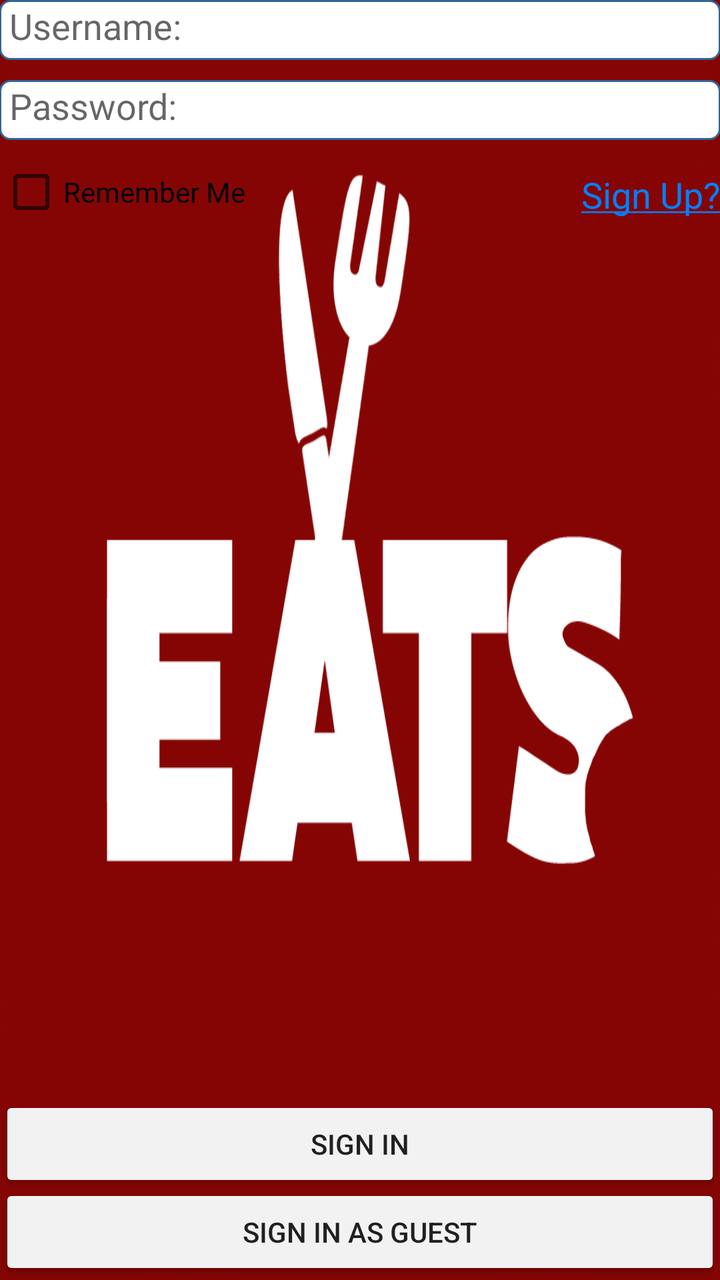
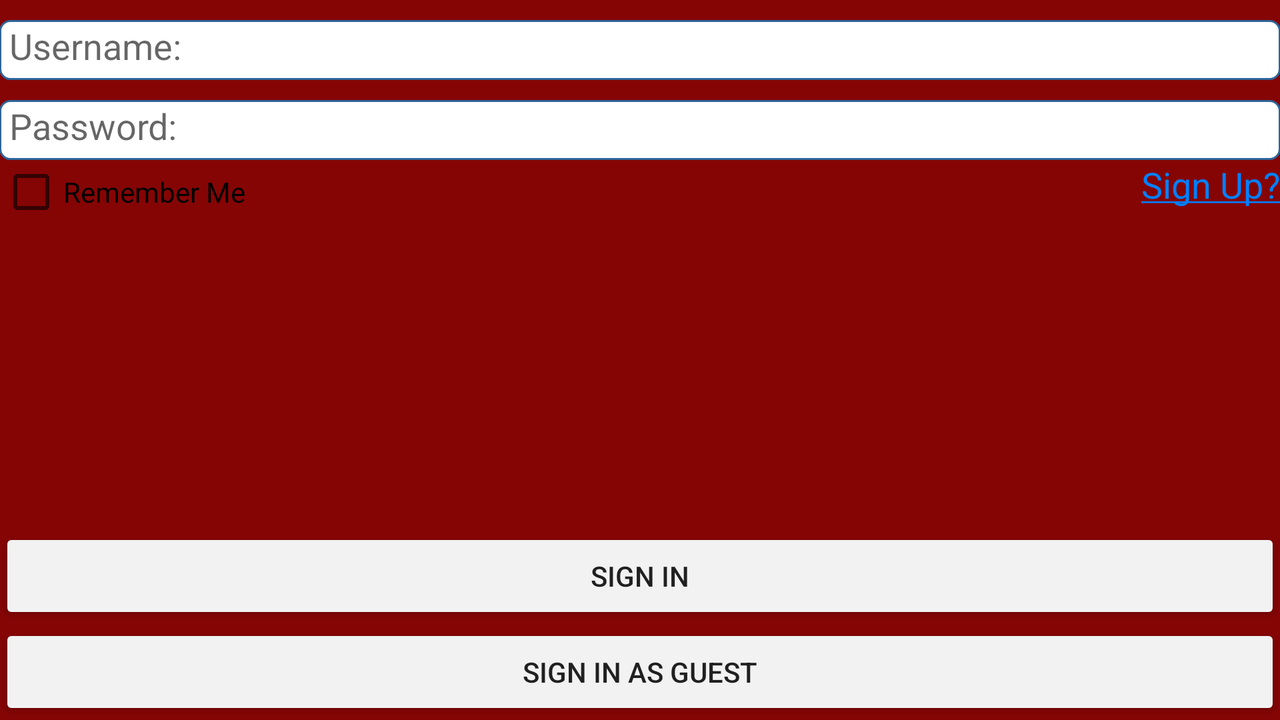

An Android layout and its configuration variant, each rendered on a device that would load it. The default file and the variant file are quoted in full after the pictures.
<!-- AndroidManifest.xml: application theme AppTheme -->
<!-- res/layout/activity_sign_in.xml -->
<RelativeLayout xmlns:android="http://schemas.android.com/apk/res/android"
    xmlns:tools="http://schemas.android.com/tools"
    android:background="@mipmap/ic_launcher"
    android:layout_width="match_parent"
    android:layout_height="match_parent"
    android:paddingLeft="@dimen/activity_horizontal_margin"
    android:paddingRight="@dimen/activity_horizontal_margin"
    android:paddingTop="@dimen/activity_vertical_margin"
    android:paddingBottom="@dimen/activity_vertical_margin"
    tools:context=".SignIn">

    <Button
        android:layout_width="wrap_content"
        android:layout_height="wrap_content"
        android:text="@string/signIn"
        android:id="@+id/button"
        android:layout_alignParentBottom="true"
        android:layout_alignParentStart="true"
        android:layout_marginBottom="44dp"
        android:layout_alignEnd="@+id/button4" />

    <EditText
        android:layout_width="0dp"
        android:layout_height="30dp"
        android:background="@drawable/rounded_edit_text"
        android:id="@+id/editText"
        android:maxLines="1"
        android:inputType="text"
        android:hint="@string/username"
        android:padding="5dp"
        android:layout_alignParentTop="true"
        android:layout_alignParentStart="true"
        android:layout_alignParentEnd="true" />

    <EditText
        android:layout_width="0dp"
        android:layout_height="30dp"
        android:background="@drawable/rounded_edit_text"
        android:inputType="textPassword"
        android:ems="10"
        android:id="@+id/editText3"
        android:maxLines="1"
        android:padding="5dp"
        android:layout_below="@+id/editText"
        android:layout_alignParentStart="true"
        android:hint="@string/password"
        android:layout_alignParentEnd="true"
        android:layout_marginTop="10dp"/>

    <Button
        android:layout_width="wrap_content"
        android:layout_height="wrap_content"
        android:text="@string/gSignIn"
        android:id="@+id/button4"
        android:layout_alignParentBottom="true"
        android:layout_alignParentStart="true"
        android:layout_alignEnd="@+id/editText3" />

    <CheckBox
        android:layout_width="wrap_content"
        android:layout_height="wrap_content"
        android:text="@string/remember"
        android:id="@+id/checkBox"
        android:layout_below="@+id/editText3"
        android:layout_alignParentStart="true"
        android:checked="false"
        android:layout_marginTop="10dp"/>

    <TextView
        android:layout_width="wrap_content"
        android:layout_height="wrap_content"
        android:textAppearance="?android:attr/textAppearanceMedium"
        android:layout_marginTop="5dp"
        android:text="@string/signup"
        android:textColor="@color/blue"
        android:id="@+id/textView7"
        android:layout_alignTop="@+id/checkBox"
        android:layout_alignEnd="@+id/editText3" />

</RelativeLayout>
<!-- resources referenced by this layout -->
<resources>
  <color name="blue">#0080FF</color>
  <!-- drawable rounded_edit_text (drawable) -->
  <?xml version="1.0" encoding="utf-8"?>
  <shape xmlns:android="http://schemas.android.com/apk/res/android" >
  
      <solid android:color="#FFFFFF" />
  
      <stroke
          android:width="1dp"
          android:color="#2f6699" />
      <corners
          android:topLeftRadius="5dp"
          android:topRightRadius="5dp"
          android:bottomLeftRadius="5dp"
          android:bottomRightRadius="5dp"
          />
  
  </shape>
  <!-- mipmap ic_launcher: png bitmap (mipmap-hdpi, 83518 bytes) -->
  <string name="gSignIn">Sign in as Guest</string>
  <string name="password">Password:</string>
  <string name="remember">Remember Me</string>
  <string name="signIn">Sign In</string>
  <string name="signup"><u>Sign Up?</u></string>
  <string name="username">Username:</string>
  <style name="AppTheme" parent="Theme.AppCompat.Light.DarkActionBar">
          
          
          
  
          
          
          <item name="colorButtonNormal">@color/lightGrey</item>
          <item name="android:windowBackground">@color/app_bg_color</item>
          <item name="android:colorBackground">@color/app_bg_color</item>
          
      </style>
  <color name="lightGrey">#F2F2F2</color>
  <color name="app_bg_color">#850505</color>
</resources>
<!-- res/layout-land/activity_sign_in.xml (the author's variant of the layout above) -->
<!-- drawn on the phone turned sideways -->
<?xml version="1.0" encoding="utf-8"?>
<RelativeLayout xmlns:android="http://schemas.android.com/apk/res/android"
    android:layout_width="match_parent"
    android:layout_height="match_parent"
    android:paddingLeft="@dimen/activity_horizontal_margin"
    android:paddingRight="@dimen/activity_horizontal_margin"
    android:paddingTop="@dimen/activity_vertical_margin"
    android:paddingBottom="@dimen/activity_vertical_margin">

    <Button
        android:layout_width="wrap_content"
        android:layout_height="wrap_content"
        android:text="@string/signIn"
        android:id="@+id/button"
        android:layout_above="@+id/button4"
        android:layout_alignParentStart="true"
        android:layout_alignParentEnd="true" />

    <EditText
        android:layout_width="0dp"
        android:layout_height="30dp"
        android:background="@drawable/rounded_edit_text"
        android:layout_marginTop="10dp"
        android:id="@+id/editText"
        android:inputType="text"
        android:maxLines="1"
        android:layout_alignParentTop="true"
        android:layout_alignParentStart="true"
        android:layout_alignParentEnd="true"
        android:hint="@string/username"
        android:padding="5dp"/>

    <EditText
        android:layout_width="0dp"
        android:layout_height="30dp"
        android:background="@drawable/rounded_edit_text"
        android:layout_marginTop="10dp"
        android:inputType="textPassword"
        android:ems="10"
        android:id="@+id/editText3"
        android:maxLines="1"
        android:layout_below="@+id/editText"
        android:layout_alignParentStart="true"
        android:layout_alignParentEnd="true"
        android:hint="@string/password"
        android:padding="5dp"/>

    <Button
        android:layout_width="wrap_content"
        android:layout_height="wrap_content"
        android:text="@string/gSignIn"
        android:id="@+id/button4"
        android:layout_alignParentBottom="true"
        android:layout_alignParentStart="true"
        android:layout_alignParentEnd="true" />

    <CheckBox
        android:layout_width="wrap_content"
        android:layout_height="wrap_content"
        android:text="@string/remember"
        android:id="@+id/checkBox"
        android:layout_below="@+id/editText3"
        android:layout_alignParentStart="true"
        android:checked="false" />

    <TextView
        android:layout_width="wrap_content"
        android:layout_height="wrap_content"
        android:textAppearance="?android:attr/textAppearanceMedium"
        android:text="@string/signup"
        android:textColor="@color/blue"
        android:id="@+id/textView7"
        android:layout_alignTop="@+id/checkBox"
        android:layout_alignParentEnd="true" />

</RelativeLayout>
<!-- resources referenced by the variant -->
<!-- as the phone turned sideways resolves them -->
<resources>
  <color name="blue">#0080FF</color>
  <!-- drawable rounded_edit_text (drawable) -->
  <?xml version="1.0" encoding="utf-8"?>
  <shape xmlns:android="http://schemas.android.com/apk/res/android" >
  
      <solid android:color="#FFFFFF" />
  
      <stroke
          android:width="1dp"
          android:color="#2f6699" />
      <corners
          android:topLeftRadius="5dp"
          android:topRightRadius="5dp"
          android:bottomLeftRadius="5dp"
          android:bottomRightRadius="5dp"
          />
  
  </shape>
  <string name="gSignIn">Sign in as Guest</string>
  <string name="password">Password:</string>
  <string name="remember">Remember Me</string>
  <string name="signIn">Sign In</string>
  <string name="signup"><u>Sign Up?</u></string>
  <string name="username">Username:</string>
  <style name="AppTheme" parent="Theme.AppCompat.Light.DarkActionBar">
          
          
          
  
          
          
          <item name="colorButtonNormal">@color/lightGrey</item>
          <item name="android:windowBackground">@color/app_bg_color</item>
          <item name="android:colorBackground">@color/app_bg_color</item>
          
      </style>
  <color name="lightGrey">#F2F2F2</color>
  <color name="app_bg_color">#850505</color>
</resources>
